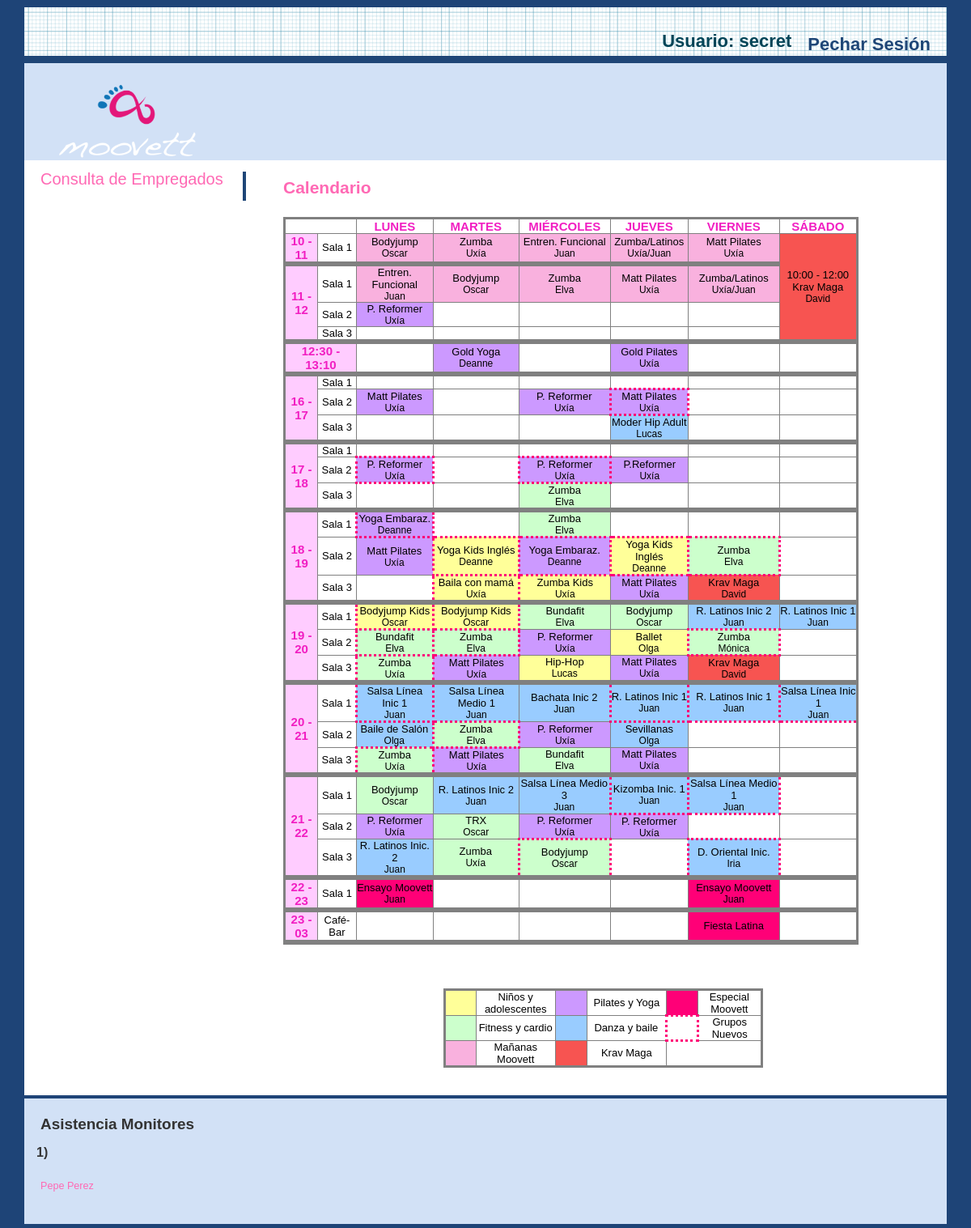
/IUjulio/Views/DEFAULT_Vista.php (signed in), run on an earlier commit of the app's database.
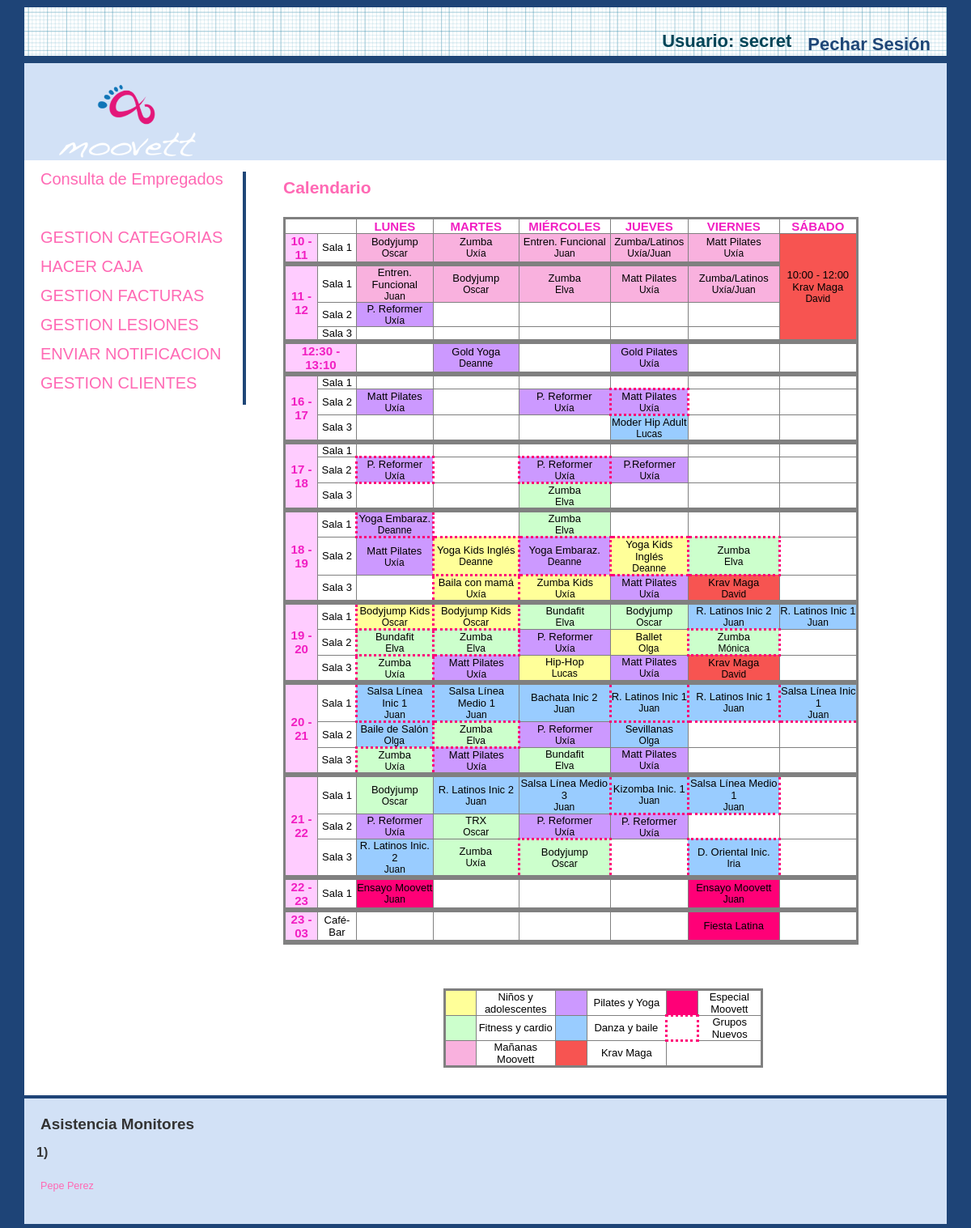
And on a later commit of the database.
### tables this page shows
CREATE TABLE IF NOT EXISTS `ROL_FUNCIONALIDAD` (
  `ROL_ID` int(10) NOT NULL,
  `FUNCIONALIDAD_ID` int(10) NOT NULL
);

CREATE TABLE IF NOT EXISTS `EMPLEADOS` (
  `EMP_USER` varchar(25) NOT NULL,
  `EMP_PASSWORD` varchar(128) NOT NULL,
  `EMP_NOMBRE` varchar(25) DEFAULT NULL,
  `EMP_APELLIDO` varchar(50) DEFAULT NULL,
  `EMP_DNI` varchar(10) DEFAULT NULL,
  `EMP_FECH_NAC` date DEFAULT NULL,
  `EMP_EMAIL` varchar(50) DEFAULT NULL,
  `EMP_TELEFONO` int(15) DEFAULT NULL,
  `EMP_CUENTA` varchar(60) DEFAULT NULL,
  `EMP_DIRECCION` varchar(80) DEFAULT NULL,
  `EMP_COMENTARIOS` varchar(1000) DEFAULT NULL,
  `EMP_TIPO` int(10) DEFAULT NULL,
  `EMP_ESTADO` enum('Activo','Inactivo') DEFAULT NULL,
  `EMP_FOTO` varchar(500) DEFAULT NULL,
  `EMP_NOMINA` varchar(500) DEFAULT NULL
);

CREATE TABLE IF NOT EXISTS `FUNCIONALIDAD` (
`FUNCIONALIDAD_ID` int(10) NOT NULL,
  `FUNCIONALIDAD_NOM` varchar(80) NOT NULL
);

### IUjulio/Functions/InterfaceFunctions.php (called while the page is built, shortened)
<?php
function getMonitores(){
    $toret=array();
    $mysqli= new mysqli("localhost", "iu2016", "iu2016", "IU2016");
    $sql="SELECT EMP_NOMBRE, EMP_APELLIDO FROM EMPLEADOS WHERE EMP_TIPO=3 ORDER BY EMP_NOMBRE";
    $resultado=$mysqli->query($sql);
    while($tupla=$resultado->fetch_array()){
        array_push($toret,$tupla['EMP_NOMBRE']." ".$tupla['EMP_APELLIDO']);
    }
    return $toret;
}
?>

### IUjulio/Functions/LibraryFunctions.php (the view, shortened to what the rows shown need)
<?php
function ConsultarNOMFuncionalidad($FUNCIONALIDAD_ID) {
    $mysqli = new mysqli("localhost", "iu2016", "iu2016", "IU2016");
    $sql = "SELECT FUNCIONALIDAD_NOM FROM FUNCIONALIDAD WHERE FUNCIONALIDAD_ID='" . $FUNCIONALIDAD_ID . "'";
    $result = $mysqli->query($sql)->fetch_array();
    return $result['FUNCIONALIDAD_NOM'];
}
function añadirFuncionalidades($NOM) {
    $mysqli = new mysqli("localhost", "iu2016", "iu2016", "IU2016");
    $rol = "SELECT EMP_TIPO FROM EMPLEADOS WHERE EMP_USER='" . $NOM['login'] . "'";
    $sql = "SELECT FUNCIONALIDAD_ID, ROL_ID FROM ROL_FUNCIONALIDAD WHERE ROL_ID=(" . $rol . ")";
    if (!($resultado = $mysqli->query($sql))) {
        echo 'Error en la consulta sobre la base de datos';
    } else {
        while ($fila = $resultado->fetch_array()) {
            $funcionalidad = ConsultarNOMFuncionalidad($fila['FUNCIONALIDAD_ID']);
            switch ($funcionalidad) {
                    ?><a style="font-size:20px;" href='../Controllers/EMPLEADO_Controller.php'><?php echo $strings['Gestión de Empleados'] ?></a><br><br>  <?php
                    ?><a style="font-size:20px;" href='../Controllers/PAGINA_Controller.php'><?php echo $strings['Gestión de Páginas'] ?></a><br><br> <?php
                case "CONSULTA EMPLEADOS":
                    ?><a style="font-size:20px;" href='../Controllers/EMPLEADO_Controller.php'><?php echo $strings['Consulta de Empleados'] ?></a><br><br> <?php
                    break;
                case "GESTION ACTIVIDADES":
                    ?><a style="font-size:20px;" href='../Controllers/ACTIVIDAD_Controller.php'><?php echo $strings['Gestión de Actividades'] ?></a><br><br> <?php
                    break;
                case "GESTION PAGOS":
                    ?><?php
                    break;
                default:
                    $link = str_replace(" ", "_", ConsultarNOMFuncionalidad($fila['FUNCIONALIDAD_ID'])) . "_Controller.php";
                    echo "<a style='font-size:20px;'href='../Controllers/" . $link . "'>" . ConsultarNOMFuncionalidad($fila['FUNCIONALIDAD_ID']) . " </a><br><br>";
                    break;
            }
        }
    }
}
?>

### IUjulio/Views/DEFAULT_Vista.php (shortened to what the rows shown need)
<html>
<head>
    <?php
    include '../Functions/InterfaceFunctions.php';
    include '../Functions/LibraryFunctions.php';
    ?>
    <link rel="stylesheet" href="../Styles/styles.css" type="text/css" media="screen" />
    <link rel="stylesheet" href="../Styles/responstable.css" type="text/css" media="screen" />
    <link rel="stylesheet" type="text/css" href="../Styles/print.css" media="print" />
</head>
<body>
<div id="wrapper">
    <section id="main">
        <section id="content">
            <article>
                <h2><a href="../index.php"><?php echo $strings['Calendario'];?></a></h2>
                <p>
                <table class="horario">
                    <tr>
                        <th colspan="2"></th>
                        <th>Lunes</th>
                        <th>Martes</th>
                        <th>Miércoles</th>
                        <th>Jueves</th>
                        <th>Viernes</th>
                        <th>Sábado</th>
                    </tr>
                    <tr>
                        <th class="rosa">10 - 11</th>
                    </tr>
                    <tr>
                        <th class="rosa" rowspan="3">11 - 12</th>
                    </tr>
                    <tr>
                        <th class="rosa" colspan="2">12:30 - 13:10</th>
                    </tr>
                    <tr>
                        <th class="rosa" rowspan="3">16 - 17</th>
                    </tr>
                    <tr>
                        <th class="rosa" rowspan="3">17 - 18</th>
                    </tr>
                    <tr>
                        <th class="rosa" rowspan="3">18 - 19</th>
                    </tr>
                    <tr>
                        <th class="rosa" rowspan="3">19 - 20</th>
                    </tr>
                    <tr>
                        <th class="rosa" rowspan="3">20 - 21</th>
                    </tr>
                    <tr>
                        <th class="rosa" rowspan="3">21 - 22</th>
                    </tr>
                    <tr>
                        <th class="rosa">22 - 23</th>
                    </tr>
                    <tr>
                        <th class="rosa">23 - 03</th>
                    </tr>
                </table>
                <br/><br/><br/>
                </p>
            </article>
        </section>
        <aside id="sidebar">
           <?php AñadirFuncionalidades($_SESSION); ?>
        </aside>
    </section>
    <footer>
        <section  id="footer-area">
            <h2 style="margin-left:20px" ><?php echo  $strings['Asistencia Monitores'];?></h2>
            <section id="footer-outer-block">
<?php
$empleados =getMonitores();
for($u=0;$u<count($empleados);$u++){
?>
                <aside class="footer-segment">
                    <ul>
                        <h4><?php $v=$u+1; echo $v.")"; ?></h4>
                        <?php
                        echo '<li><a href="#">'.$empleados[$u].'</a></li>';
                        ?>
                    </ul>
                </aside>
               <?php } ?>
            </section>
        </section>
    </footer>
</div>
</body>
</html>

What changed in the data, as far as the page shows it:
added rol_funcionalidad: FUNCIONALIDAD_ID.FUNCIONALIDAD_NOM "GESTION CATEGORIAS"
added rol_funcionalidad: FUNCIONALIDAD_ID.FUNCIONALIDAD_NOM "HACER CAJA"
added rol_funcionalidad: FUNCIONALIDAD_ID.FUNCIONALIDAD_NOM "GESTION FACTURAS"
added rol_funcionalidad: FUNCIONALIDAD_ID.FUNCIONALIDAD_NOM "GESTION LESIONES"
added rol_funcionalidad: FUNCIONALIDAD_ID.FUNCIONALIDAD_NOM "ENVIAR NOTIFICACION"
added rol_funcionalidad: FUNCIONALIDAD_ID.FUNCIONALIDAD_NOM "GESTION CLIENTES"
